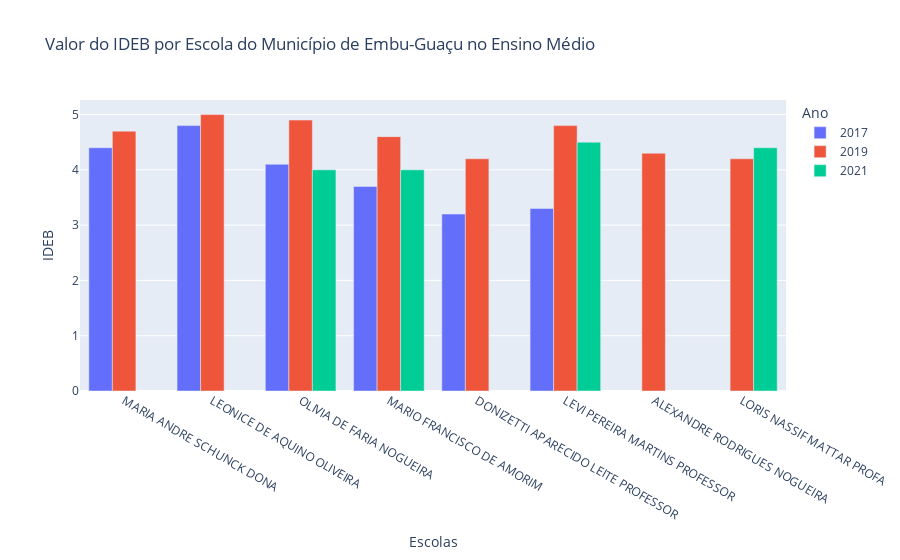

Write notebook code for a chart like this one.
### Code cell
fig2 = go.Figure()

fig2.add_trace(go.Bar(x=df_ideb_por_escola_embu_guacu[(df_ideb_por_escola_embu_guacu['ano'] == 2017) & (df_ideb_por_escola_embu_guacu['ciclo'] == 'EM')]['nome_escola'], y=df_ideb_por_escola_embu_guacu[(df_ideb_por_escola_embu_guacu['ano'] == 2017) & (df_ideb_por_escola_embu_guacu['ciclo'] == 'EM')]['ideb'], name='2017'))
fig2.add_trace(go.Bar(x=df_ideb_por_escola_embu_guacu[(df_ideb_por_escola_embu_guacu['ano'] == 2019) & (df_ideb_por_escola_embu_guacu['ciclo'] == 'EM')]['nome_escola'], y=df_ideb_por_escola_embu_guacu[(df_ideb_por_escola_embu_guacu['ano'] == 2019) & (df_ideb_por_escola_embu_guacu['ciclo'] == 'EM')]['ideb'], name='2019'))
fig2.add_trace(go.Bar(x=df_ideb_por_escola_embu_guacu[(df_ideb_por_escola_embu_guacu['ano'] == 2021) & (df_ideb_por_escola_embu_guacu['ciclo'] == 'EM')]['nome_escola'], y=df_ideb_por_escola_embu_guacu[(df_ideb_por_escola_embu_guacu['ano'] == 2021) & (df_ideb_por_escola_embu_guacu['ciclo'] == 'EM')]['ideb'], name='2021'))


# Personalizando o layout do primeiro gráfico
fig2.update_layout(title='Valor do IDEB por Escola do Município de Embu-Guaçu no Ensino Médio',
                   xaxis_title='Escolas',
                   yaxis_title='IDEB',
                   barmode='group',
                   legend_title='Ano')

# Exibindo o primeiro gráfico
fig2.show()

### Figure 1 — Plotly figure (JSON) as saved in the notebook; plotly's stock layout.template omitted (floating-point values rounded to 4 significant figures)
{"data": [{"name": "2017", "type": "bar", "x": ["MARIA ANDRE SCHUNCK DONA", "LEONICE DE AQUINO OLIVEIRA", "OLIVIA DE FARIA NOGUEIRA", "MARIO FRANCISCO DE AMORIM", "DONIZETTI APARECIDO LEITE PROFESSOR", "LEVI PEREIRA MARTINS PROFESSOR"], "y": [4.4, 4.8, 4.1, 3.7, 3.2, 3.3]}, {"name": "2019", "type": "bar", "x": ["MARIA ANDRE SCHUNCK DONA", "ALEXANDRE RODRIGUES NOGUEIRA", "LEONICE DE AQUINO OLIVEIRA", "OLIVIA DE FARIA NOGUEIRA", "LORIS NASSIF MATTAR PROFA", "MARIO FRANCISCO DE AMORIM", "DONIZETTI APARECIDO LEITE PROFESSOR", "LEVI PEREIRA MARTINS PROFESSOR"], "y": [4.7, 4.3, 5, 4.9, 4.2, 4.6, 4.2, 4.8]}, {"name": "2021", "type": "bar", "x": ["OLIVIA DE FARIA NOGUEIRA", "LORIS NASSIF MATTAR PROFA", "MARIO FRANCISCO DE AMORIM", "LEVI PEREIRA MARTINS PROFESSOR"], "y": [4, 4.4, 4, 4.5]}], "layout": {"barmode": "group", "legend": {"title": {"text": "Ano"}}, "title": {"text": "Valor do IDEB por Escola do Município de Embu-Guaçu no Ensino Médio"}, "xaxis": {"title": {"text": "Escolas"}}, "yaxis": {"title": {"text": "IDEB"}}}}
